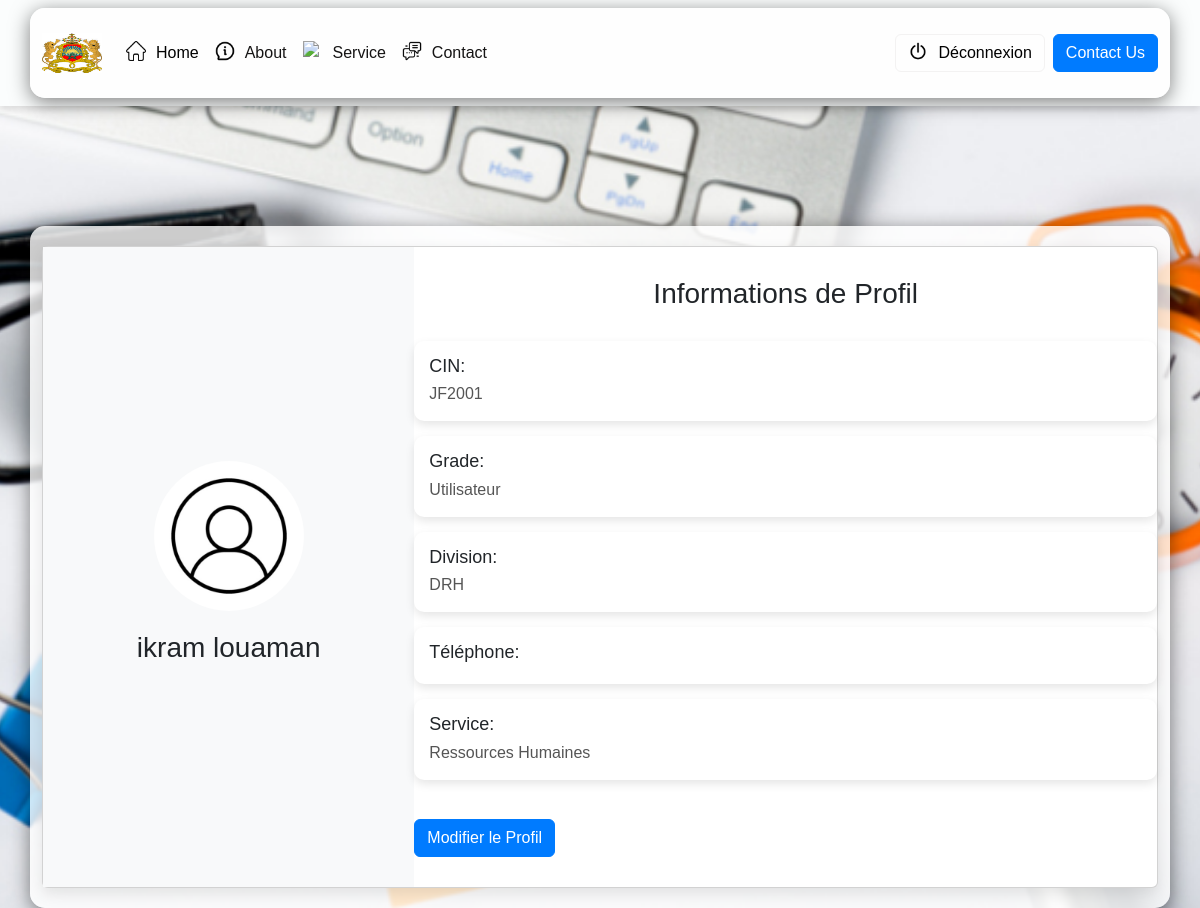
/profile/ (signed in), run on the app's committed database.
### core/models.py (models this page shows, shortened)
class UserProfile(models.Model):
    user = models.OneToOneField(settings.AUTH_USER_MODEL, on_delete=models.CASCADE)
    ppr = models.CharField(max_length=20, blank=True, null=True)
    cin = models.CharField(max_length=20, blank=True, null=True)
    first_name = models.CharField(max_length=100, blank=True, null=True)
    last_name = models.CharField(max_length=100, blank=True, null=True)
    grade = models.CharField(max_length=100, blank=True, null=True)
    division = models.CharField(max_length=100, blank=True, null=True)
    phone_number = models.CharField(max_length=15, blank=True, null=True)
    service = models.CharField(max_length=100, blank=True, null=True)
    annual_leave_days = models.IntegerField(default=0)
    exceptional_leave_days = models.IntegerField(default=0)
    profile_picture = models.ImageField(upload_to='profile_pictures/', blank=True, null=True)  # Add this if missing

class CustomUser(AbstractUser):
    cin = models.CharField(max_length=20, unique=False)
    phone = models.CharField(max_length=15)
    grade = models.CharField(max_length=50)
    service = models.CharField(max_length=100)
    groups = models.ManyToManyField(
        Group,
        related_name='customuser_set',
        blank=True,
    )
    user_permissions = models.ManyToManyField(
        Permission,
        related_name='customuser_set',
        blank=True,
    )

### core/views.py (the view)
# urls.py: path('profile/', views.view_profile, name='view_profile'),
@login_required
def view_profile(request):
    user = request.user
    try:
        user_profile = UserProfile.objects.get(user=user)
    except UserProfile.DoesNotExist:
        user_profile = None
    return render(request, 'core/view_profile.html', {'user': user, 'profile': user_profile})

### templates/core/view_profile.html (shortened to what this page needs)
<!DOCTYPE html>
<html lang="fr">
<head>
    <link href="https://cdn.jsdelivr.net/npm/bootstrap@5.3.0/dist/css/bootstrap.min.css" rel="stylesheet">
</head>
<body>
    {% extends 'main.html' %}
    {% block content %}
    <div class="container profile-container">
        <div class="card">
            <div class="row g-0">
                <div class="col-md-4 d-flex flex-column align-items-center justify-content-center bg-light p-4">
                    {% if profile.profile_picture %}
                        <img src="http://127.0.0.1:8000/static/images/photoprofil.png" alt="Profile Picture" class="profile-picture">
                    {% else %}
                        <p>Aucune photo de profil disponible.</p>
                    {% endif %}
                    <h3>{{ profile.user.first_name }} {{ profile.user.last_name }}</h3>
                </div>
                <div class="col-md-8 profile-details">
                    <h3 class="profile-title">Informations de Profil</h3>
                    <div class="profile-info-card">
                        <h5>CIN:</h5>
                        <p>{{ profile.cin }}</p>
                    </div>
                    <div class="profile-info-card">
                        <h5>Grade:</h5>
                        <p>{{ profile.grade }}</p>
                    </div>
                    <div class="profile-info-card">
                        <h5>Division:</h5>
                        <p>{{ profile.division }}</p>
                    </div>
                    <div class="profile-info-card">
                        <h5>Téléphone:</h5>
                    </div>
                    <div class="profile-info-card">
                        <h5>Service:</h5>
                        <p>{{ profile.service }}</p>
                    </div>
                    <a href="{% url 'edit_profile' %}" class="btn btn-primary mt-4">Modifier le Profil</a>
                </div>
            </div>
        </div>
    </div>
    {% endblock %}

### static/css/styles.css (style rules this page uses)
body { font-family: 'Helvetica Neue', Arial, sans-serif; background: url("http://127.0.0.1:8000/static/images/photo12.png") no-repeat center center fixed; background-size: cover; color: #343a40; margin: 0; padding: 0; height: 20vh; }
.container { background-color: rgba(255, 255, 255, 0.8); padding: 20px; border-radius: 15px; box-shadow: 0 4px 20px rgba(0, 0, 0, 0.5); }
.card { border: none; border-radius: 10px; }

### templates/core/view_profile.html (style rules this page uses)
body { background-color: #f4f6f9; }
.profile-container { margin-top: 60px; }
.card { border-radius: 12px; border: none; box-shadow: 0 6px 15px rgba(0, 0, 0, 0.1); }
.profile-picture { width: 150px; height: 150px; border-radius: 50%; object-fit: cover; margin-bottom: 20px; }
.profile-details { padding: 30px; }
.profile-title { text-align: center; margin-bottom: 30px; }
.profile-info-card { background-color: #fff; border-radius: 10px; padding: 15px; box-shadow: 0 4px 10px rgba(0, 0, 0, 0.1); margin-bottom: 15px; }
.profile-info-card h5 { font-size: 18px; margin-bottom: 5px; }
.profile-info-card p { margin-bottom: 0; font-size: 16px; color: #555; }
.btn-primary { background-color: #28a745; border-color: #28a745; }

### templates/base/Navbar.html (style rules this page uses)
body { display: flex; flex-direction: column; min-height: 80vh; font-family: Arial, sans-serif; margin: 0; padding: 0; background-color: #f5f5f5; }
.btn-primary { background-color: #007bff; border-color: #007bff; }
p { color: #666; margin-bottom: 20px; font-size: 16px; }

### data on the page
UserProfile: user.first_name "ikram", user.last_name "louaman", cin "JF2001", grade "Utilisateur", division "DRH", service "Ressources Humaines"
